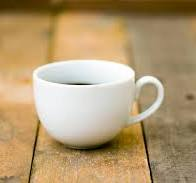
#> input picture visual_search/cup.png, 196 x 183 px
$ python image_watermark_text.py --input_path ../cup.png   (older library calls are emulated)
#> lines starting #> are read from the running program, lines starting #| are printed output that depends on the picture
# -*- coding=utf-8 -*-
from __future__ import absolute_import
from __future__ import print_function

import argparse

from PIL import Image, ImageDraw, ImageFont

args = None


# 参考: http://www.thecodingcouple.com/watermark-images-python-pillow-pil/
def main():
    image = Image.open(args.input_path)
#> image is the input picture: PIL image 196x183 RGB; mean R, G, B 179.4, 154.6, 115.9
    width, height = image.size
#> width = 196; height = 183
    draw = ImageDraw.Draw(image)
    text = "Deep Learning"

    font = ImageFont.truetype('/Library/Fonts/Arial.ttf', 30)
    text_width, text_height = draw.textsize(text, font)
#> text_width = 219; text_height = 34

    margin = 10
    x = width - text_width - margin
#> x = -33
    y = height - text_height - margin
#> y = 139
    draw.text((x, y), text, font=font, fill=(255, 0, 0))
    image.save(args.output_path)
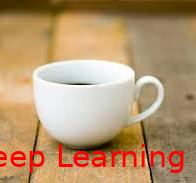
#> saved as g_watermark_text.jpg: PIL image 196x183 RGB; mean R, G, B 182.3, 150, 112.8


if __name__ == '__main__':
    parser = argparse.ArgumentParser()
    parser.add_argument(
        '--input_path',
        type=str,
        default='./g.jpg',
        help='Image file path.'
    )
    parser.add_argument(
        '--output_path',
        type=str,
        default='g_watermark_text.jpg',
        help='Output file path.'
    )
    args = parser.parse_args()
    print(args)
    main()
